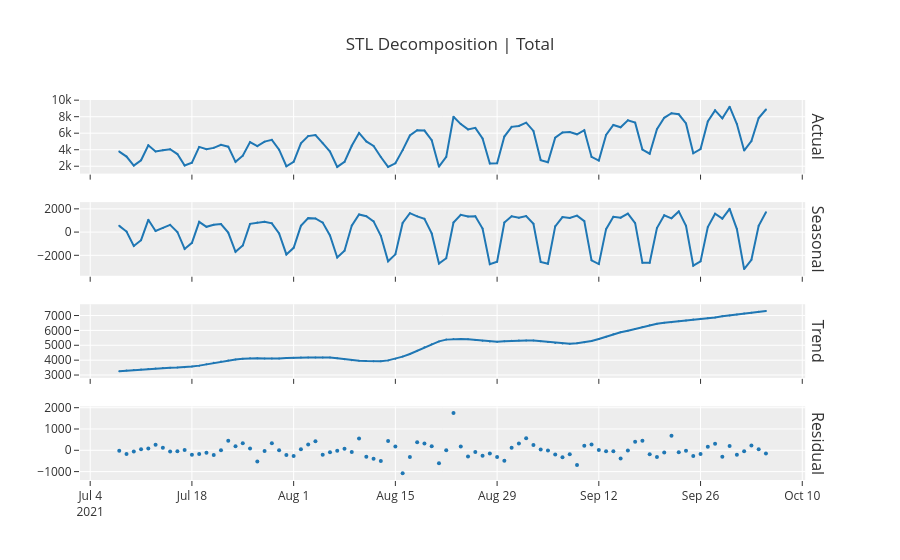

Source (notebook cell):
### Code cell
# Decomposition plot
plot_model(plot = "decomp_stl")
#exp.plot_model(plot="decomp_classical")
#exp.plot_model(plot="decomp_classical", data_kwargs={'type': 'multiplicative'})
#exp.plot_model(plot="decomp_stl")
